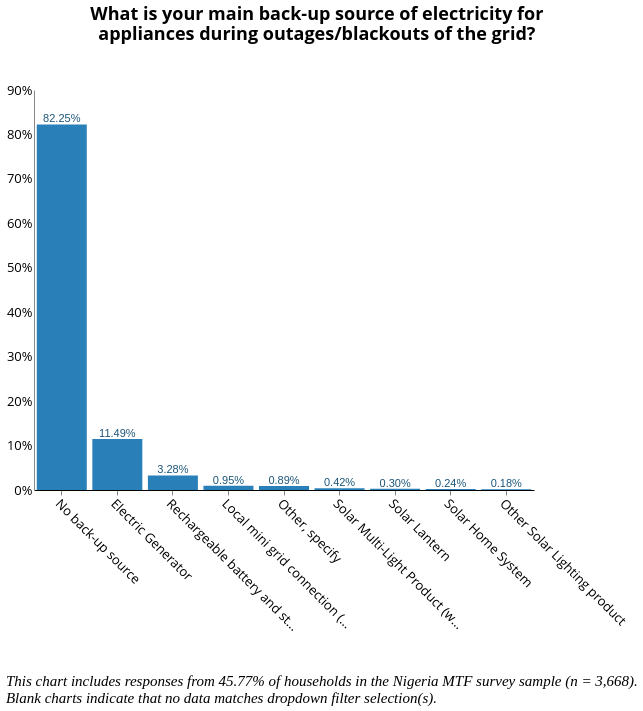

Specify this chart in Vega-Lite:
### Vega-Lite specification from a JSON file in a GitHub repository (floating-point values rounded to 4 significant figures; data arrays with more than 128 entries replaced by an {"elided": "..."} marker saying what was removed)
{"width": 800, "height": 400, "config": {"title": {"fontSize": 18, "font": "Open Sans", "anchor": "center", "fontColor": "#000000"}, "axisX": {"domain": true, "domainColor": "#000000", "grid": false, "labelFont": "Open Sans", "labelFontSize": 13, "titleFont": "Open Sans", "titleFontSize": 13, "titleFontWeight": "normal", "title": "X Axis Title (units)", "labelAngle": 45}, "axisY": {"domain": true, "grid": false, "gridColor": "#DEDDDD", "gridWidth": 1, "labelFont": "Open Sans", "labelFontSize": 13, "labelAngle": 0, "ticks": false, "titleFont": "Open Sans", "titleFontSize": 13, "titleFontWeight": "normal", "titlePadding": 10, "title": "Y Axis Title (units)"}, "range": {"category": ["#2980B9", "#003366", "#FFAE19", "#FF4500", "#438B28", "#45B39D", "#99ADC1", "#212F3C"]}, "legend": {"labelFont": "Open Sans", "labelFontSize": 13, "symbolType": "square", "symbolSize": 100, "titleFont": "Open Sans", "titleFontSize": 13, "titleFontWeight": "normal", "title": "Legend", "orient": "right", "offset": 0}, "tooltip": {"font": "Open Sans"}, "view": {"stroke": "transparent", "text": {"font": "Open Sans", "color": ["#2980B9", "#003366", "#FFAE19", "#FF4500", "#438B28", "#45B39D", "#99ADC1", "#212F3C"], "fontSize": 13, "align": "right", "fontWeight": 400, "size": 13}, "bar": {"size": 40, "binSpacing": 1, "continuousBandSize": 30, "discreteBandSize": 30, "stroke": false}}}, "concat": [{"layer": [{"mark": {"type": "bar", "color": "#2980b9"}, "encoding": {"tooltip": {"type": "nominal", "field": "c_34"}, "x": {"type": "nominal", "axis": {"title": " "}, "field": "c_34", "sort": {"field": "c_34", "op": "count", "order": "descending"}}, "y": {"type": "quantitative", "aggregate": "sum", "axis": {"format": "%", "title": ""}, "field": "pct"}}, "height": 400, "selection": {"selector056": {"type": "single", "fields": ["i19a"], "bind": {"input": "select", "options": [null, "Wood purchased", "Wood collected", "Crop Residue/Plant Biomass", "Kerosene", "Charcoal", "LPG/cooking gas", "Electric", "Charcoal Briquettes", "Garbage", "Piped Natural Gas", "Coal Briquette", "Biomass Briquette", "Other, specify", "Coal/lignite"], "labels": ["All Fuel Types", "Wood purchased", "Wood collected", "Crop Residue/Plant Biomass", "Kerosene", "Charcoal", "LPG/cooking gas", "Electric", "Charcoal Briquettes", "Garbage", "Piped Natural Gas", "Coal Briquette", "Biomass Briquette", "Other", "Coal/lignite"], "name": "Primary Source of Cooking Fuel  "}}, "selector055": {"type": "single", "fields": ["primary_stove"], "bind": {"input": "select", "options": [null, "3-Stone/Open Fire Stove", "Koresone Stove", "Missing Data", "Manufactured Stove Traditional", "LPG/Natural Gas Stove", "Electric Stove"], "labels": ["All Stove Types", "3-Stone/Open Fire Stove", "Kerosene Stove", "Primary Stove Not Listed", "Manufactured Stove Traditional", "LPG/Natural Gas Stove", "Electric Stove"], "name": "Primary Stove  "}}, "selector054": {"type": "single", "fields": ["c2"], "bind": {"input": "select", "options": [null, "Yes", "No"], "labels": ["All Responses", "Yes", "No"], "name": "Is the household connected to the national grid?  "}}, "selector052": {"type": "single", "fields": ["locality"], "bind": {"input": "select", "options": [null, 0, 1], "labels": ["National", "Urban", "Rural"], "name": "Locality Breakdown  "}}, "selector053": {"type": "single", "fields": ["elc_aggr_tier"], "bind": {"input": "select", "options": [null, "Tier 0", "Tier 1", "Tier 2", "Tier 3", "Tier 4", "Tier 5"], "labels": ["All Tiers", "Tier 0", "Tier 1", "Tier 2", "Tier 3", "Tier 4", "Tier 5"], "name": "Electricity Tier  "}}}, "title": {"text": ["What is your main back-up source of electricity for", "appliances during outages/blackouts of the grid?"], "color": "black", "subtitleColor": "black", "offset": 40}, "transform": [{"joinaggregate": [{"op": "count", "field": "*", "as": "total"}]}, {"calculate": "1 / datum.total", "as": "pct"}], "width": 500}, {"mark": {"type": "text", "align": "center", "baseline": "bottom", "color": "#1b557a"}, "encoding": {"text": {"type": "quantitative", "aggregate": "sum", "field": "pct", "format": ".2%"}, "tooltip": {"type": "nominal", "field": "c_34"}, "x": {"type": "nominal", "axis": {"title": " "}, "field": "c_34", "sort": {"field": "c_34", "op": "count", "order": "descending"}}, "y": {"type": "quantitative", "aggregate": "sum", "axis": {"format": "%", "title": ""}, "field": "pct"}}, "height": 400, "title": {"text": ["What is your main back-up source of electricity for", "appliances during outages/blackouts of the grid?"], "color": "black", "subtitleColor": "black", "offset": 40}, "transform": [{"joinaggregate": [{"op": "count", "field": "*", "as": "total"}]}, {"calculate": "1 / datum.total", "as": "pct"}], "width": 500}], "transform": [{"filter": {"selection": "selector056"}}, {"filter": {"selection": "selector055"}}, {"filter": {"selection": "selector054"}}, {"filter": {"selection": "selector052"}}, {"filter": {"selection": "selector053"}}]}], "data": {"name": "data-3b6bacab2b3df8ad13e20f3ba5e094fd"}, "title": {"text": ["", "", "This chart includes responses from 45.77% of households in the Nigeria MTF survey sample (n = 3,668).", "Blank charts indicate that no data matches dropdown filter selection(s)."], "anchor": "start", "baseline": "bottom", "font": "Times New Roman", "fontSize": 15, "fontStyle": "italic", "fontWeight": "normal", "orient": "bottom"}, "$schema": "https://vega.github.io/schema/vega-lite/v4.8.1.json", "datasets": {"data-3b6bacab2b3df8ad13e20f3ba5e094fd": {"elided": "1679 records"}}}
